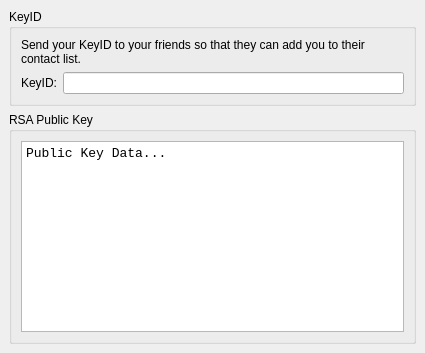
<ui version="4.0" >
 <author></author>
 <comment></comment>
 <exportmacro></exportmacro>
 <class>KeyInfoDialog</class>
 <widget class="QDialog" name="KeyInfoDialog" >
  <property name="geometry" >
   <rect>
    <x>0</x>
    <y>0</y>
    <width>425</width>
    <height>353</height>
   </rect>
  </property>
  <property name="windowTitle" >
   <string>Key Information</string>
  </property>
  <property name="windowIcon" >
   <iconset resource="images.qrc" >:/images/key_info32.png</iconset>
  </property>
  <layout class="QVBoxLayout" >
   <property name="margin" >
    <number>9</number>
   </property>
   <property name="spacing" >
    <number>6</number>
   </property>
   <item>
    <widget class="QGroupBox" name="groupBox" >
     <property name="title" >
      <string>KeyID</string>
     </property>
     <layout class="QVBoxLayout" >
      <property name="margin" >
       <number>9</number>
      </property>
      <property name="spacing" >
       <number>6</number>
      </property>
      <item>
       <widget class="QLabel" name="label" >
        <property name="text" >
         <string>Send your KeyID to your friends so that they can add you to their contact list.</string>
        </property>
        <property name="wordWrap" >
         <bool>true</bool>
        </property>
       </widget>
      </item>
      <item>
       <layout class="QHBoxLayout" >
        <property name="margin" >
         <number>0</number>
        </property>
        <property name="spacing" >
         <number>6</number>
        </property>
        <item>
         <widget class="QLabel" name="label_2" >
          <property name="text" >
           <string>KeyID:</string>
          </property>
         </widget>
        </item>
        <item>
         <widget class="QLineEdit" name="keyId" >
          <property name="readOnly" >
           <bool>true</bool>
          </property>
         </widget>
        </item>
       </layout>
      </item>
     </layout>
    </widget>
   </item>
   <item>
    <widget class="QGroupBox" name="groupBox_2" >
     <property name="title" >
      <string>RSA Public Key</string>
     </property>
     <layout class="QVBoxLayout" >
      <property name="margin" >
       <number>9</number>
      </property>
      <property name="spacing" >
       <number>6</number>
      </property>
      <item>
       <widget class="QTextEdit" name="publicKey" >
        <property name="font" >
         <font>
          <family>Courier New</family>
          <pointsize>10</pointsize>
          <weight>50</weight>
          <italic>false</italic>
          <bold>false</bold>
          <underline>false</underline>
          <strikeout>false</strikeout>
         </font>
        </property>
        <property name="lineWrapMode" >
         <enum>QTextEdit::NoWrap</enum>
        </property>
        <property name="readOnly" >
         <bool>true</bool>
        </property>
        <property name="html" >
         <string>&lt;html>&lt;head>&lt;meta name="qrichtext" content="1" />&lt;/head>&lt;body style=" white-space: pre-wrap; font-family:Courier New; font-size:10pt; font-weight:400; font-style:normal; text-decoration:none;">&lt;p style=" margin-top:0px; margin-bottom:0px; margin-left:0px; margin-right:0px; -qt-block-indent:0; text-indent:0px;">Public Key Data...&lt;/p>&lt;/body>&lt;/html></string>
        </property>
        <property name="acceptRichText" >
         <bool>false</bool>
        </property>
       </widget>
      </item>
     </layout>
    </widget>
   </item>
  </layout>
 </widget>
 <pixmapfunction></pixmapfunction>
 <resources>
  <include location="images.qrc" />
 </resources>
 <connections/>
</ui>
